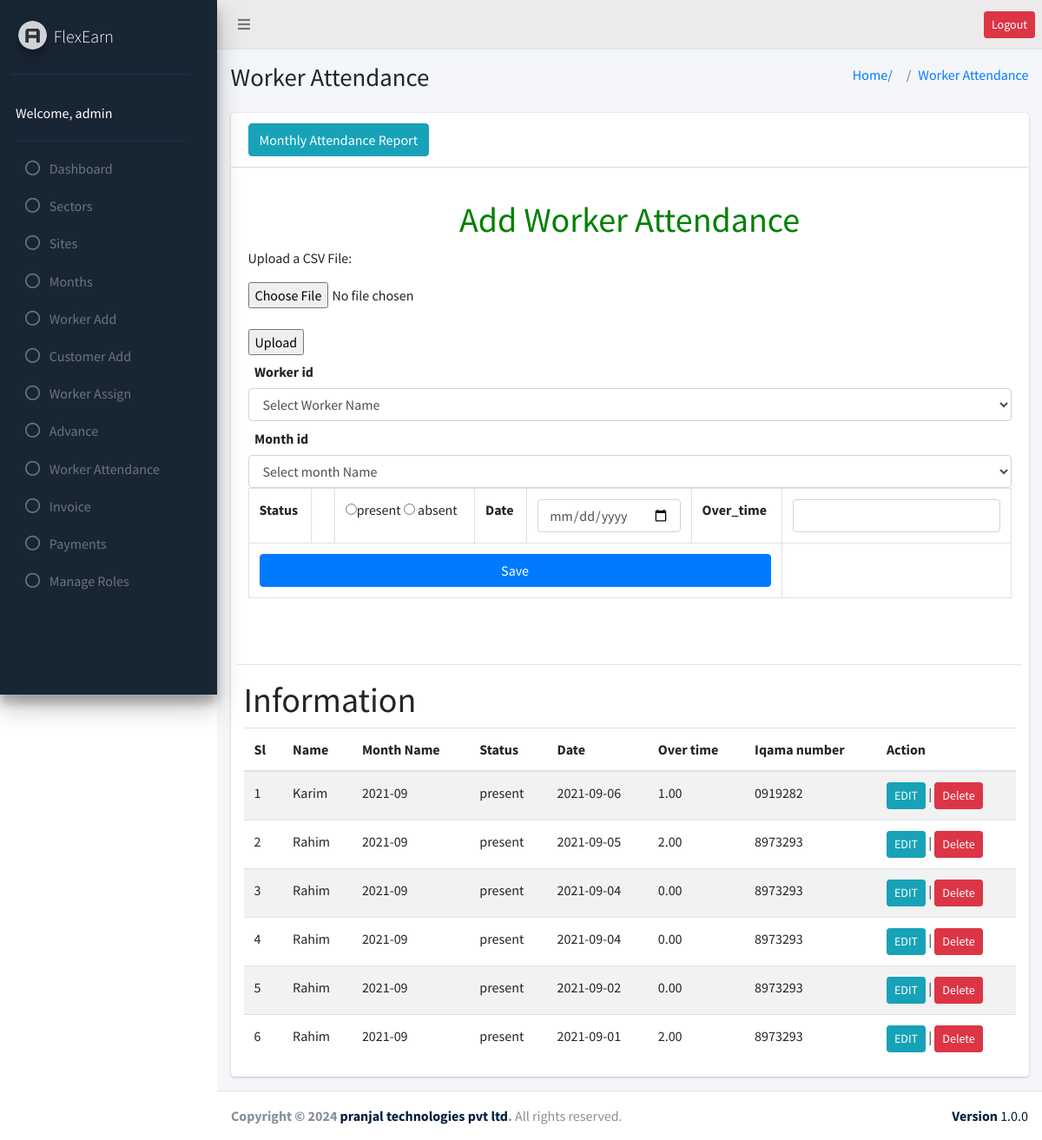
Screenshot of /Manpower/worker_attendance/worker_attendance.php (signed in) with the database file from the repository.
### tables this page shows
CREATE TABLE `worker_attendance` (
  `id` bigint(20) NOT NULL,
  `wrokerID` bigint(20) NOT NULL,
  `status` enum('present','absent') NOT NULL,
  `date` date NOT NULL,
  `monthID` int(11) NOT NULL,
  `over_time` decimal(10,2) NOT NULL
);

CREATE TABLE `worker` (
  `id` bigint(20) NOT NULL,
  `name` varchar(255) NOT NULL,
  `iqama_number` varchar(255) NOT NULL,
  `local_number` varchar(255) NOT NULL,
  `whatsapp_number` varchar(150) NOT NULL,
  `photo` text NOT NULL,
  `iqama_photo` text NOT NULL,
  `current_address` text NOT NULL,
  `working_place` text NOT NULL,
  `daily_basic_salary` decimal(10,2) NOT NULL,
  `ot_rate` decimal(10,2) NOT NULL,
  `passport_number` varchar(100) NOT NULL,
  `email` varchar(100) NOT NULL,
  `password` varchar(50) NOT NULL,
  `status` enum('active','inactive') NOT NULL
);

CREATE TABLE `month` (
  `id` int(11) NOT NULL,
  `month_name` varchar(255) NOT NULL,
  `status` enum('active','inactive') NOT NULL
);

### Manpower/worker_attendance/worker_attendance.php (the view, shortened to what this page needs)
<?php
require_once("../header.php");
require_once("../sidebar.php");
require_once("../db_config.php");
    $bb=$conn->query("INSERT INTO `worker_attendance` ( `wrokerID`, `status`, `date`, `monthID`, `over_time`, `customer_id`) VALUES ('$wrokerID', '$status', '$date','$month', '$time', '$customerId')"); ?>
<section class="content-header">
  <div class="container-fluid">
    <div class="row mb-2">
      <div class="col-sm-6">
        <h1>Worker Attendance</h1>
      </div>
      <div class="col-sm-6">
        <ol class="breadcrumb float-sm-right">
          <li class="breadcrumb-item"><a href="#">Home/</a></li>
          <li class="breadcrumb-item"><a href="#">Worker Attendance</a></li>
        </ol>
      </div>
    </div>
  </div>
</section>
<section class="content">
  <div class="container-fluid">
    <div class="row">
      <div class="col-md-12">
        <div class="card">
          <div class="card-header">
            <a href="./Mon_atten_menu.php" class="btn btn-md btn-info ">Monthly Attendance Report</a>
          </div>
          <?php if ($_SESSION['type'] != 'worker') { ?>
          <div class="card-body">
            <h1 class="mt-3" style="text-align: center; color: green">Add  Worker Attendance</h1>
            <form action="file.php" method="post" enctype="multipart/form-data">
              <p>Upload a CSV File:</p>
              <input type="file" name="file" id="">
              <br><br>
              <td colspan="6">
                <input type="submit" name="submit" value="Upload">
            </form>
            <form action="" method="post">
              <table class="table table-bordered" style="hover:background-color:red;">
                <tr>
                  <label class="col-sm-3 col-form-label">Worker id</label>
                  <select name="wrokerID" class="form-control">
                    <option value="">Select Worker Name</option>
                  </select>
                  <tr />
                  <th>Status
                    <th />
                  <td>
                    <input type="radio" name="status" value="present"><span>present </span>
                    <input type="radio" name="status" value="absent"><span> absent</span>
                  </td>
                  <div class="col-sm-6">
                    <th>Date</th>
                    <td><input type="date" name="date" class="form-control"></td>
                    <th>Over_time</th>
                    <td><input type="text" name="over_time" class="form-control"></td>
                <tr>
                  <label class="col-sm-3 col-form-label">Month id</label>
                  <select name="monthID" class="form-control">
                    <option value="">Select month Name</option>
                  </select>
                <tr>
                  <td colspan="6">
                    <input type="submit" class="btn btn-block btn-primary" value="Save">
                  </td>
                </tr>
              </table>
            </form>
          </div>
          <?php
          }
          $where = '';
          $m = $conn->query("SELECT worker_attendance.*,worker.name,worker.iqama_number,month.month_name FROM `worker_attendance` JOIN worker ON worker_attendance.wrokerID=worker.id JOIN month ON worker_attendance.monthID=month.id $where ORDER BY worker_attendance.id DESC");
                ?>
          <div class="container">
            <div class="rowclearfix">
              <div class="col-md-2">
                <br>
              </div>
              <hr>
              <div class="col-md-12">
                <h1> Information</h1>
                <table class="table table-striped hover">
                  <thead>
                    <tr>
                      <th>Sl</th>
                      <th>Name</th>
                      <th>Month Name</th>
                      <th>Status</th>
                      <th>Date</th>
                      <th>Over time</th>
                      <th>Iqama number</th>
                      <?php if ($_SESSION['type'] != 'worker') { ?>
                      <th>Action</th>
                      <?php } ?>
                    </tr>
                  </thead>
                  <tr>
                    <?php
                           $i=0;
                   while ($ii=$m->fetch_assoc()) {
                       ?>
                    <td><?php echo++$i?>
                    </td>
                    <td><?php echo$ii['name']; ?>
                    </td>
                    <td><?php echo$ii['month_name']; ?>
                    </td>
                    <td><?php echo$ii['status']; ?>
                    </td>
                    <td><?php echo$ii['date']; ?>
                    </td>
                    <td><?php echo$ii['over_time']; ?>
                    </td>
                    <td><?php echo$ii['iqama_number']; ?>
                    </td>
                    <?php if ($_SESSION['type'] != 'worker') { ?>
                    <td>
                      <a class=" btn btn-info btn-sm"
                        href="worker_updated.php?ff=<?php echo $ii['id'] ?>">EDIT</a>
                      |
                      <a href="worker_deleted.php?ff=<?php echo $ii['id'] ?>"
                        class="btn btn-sm btn-danger" onclick="return confirm('Are you sure?')">Delete</a>
                    </td>
                    <?php } ?>
                  </tr>
                  <?php
                   } ?>
                </table>
              </div>
            </div>
          </div>
        </div>
      </div>
    </div>
  </div>
  </div>
<?php require("../footer.php");

### rows the page displays
worker_attendance: wrokerID.name "Karim", monthID.month_name "2021-09", status "present", date "2021-09-06", over_time "1.00", wrokerID.iqama_number "0919282"
worker_attendance: wrokerID.name "Rahim", monthID.month_name "2021-09", status "present", date "2021-09-05", over_time "2.00", wrokerID.iqama_number "8973293"
worker_attendance: wrokerID.name "Rahim", monthID.month_name "2021-09", status "present", date "2021-09-04", over_time "0.00", wrokerID.iqama_number "8973293"
worker_attendance: wrokerID.name "Rahim", monthID.month_name "2021-09", status "present", date "2021-09-04", over_time "0.00", wrokerID.iqama_number "8973293"
worker_attendance: wrokerID.name "Rahim", monthID.month_name "2021-09", status "present", date "2021-09-02", over_time "0.00", wrokerID.iqama_number "8973293"
worker_attendance: wrokerID.name "Rahim", monthID.month_name "2021-09", status "present", date "2021-09-01", over_time "2.00", wrokerID.iqama_number "8973293"

### other values shown
$_SESSION['name'] "admin"
